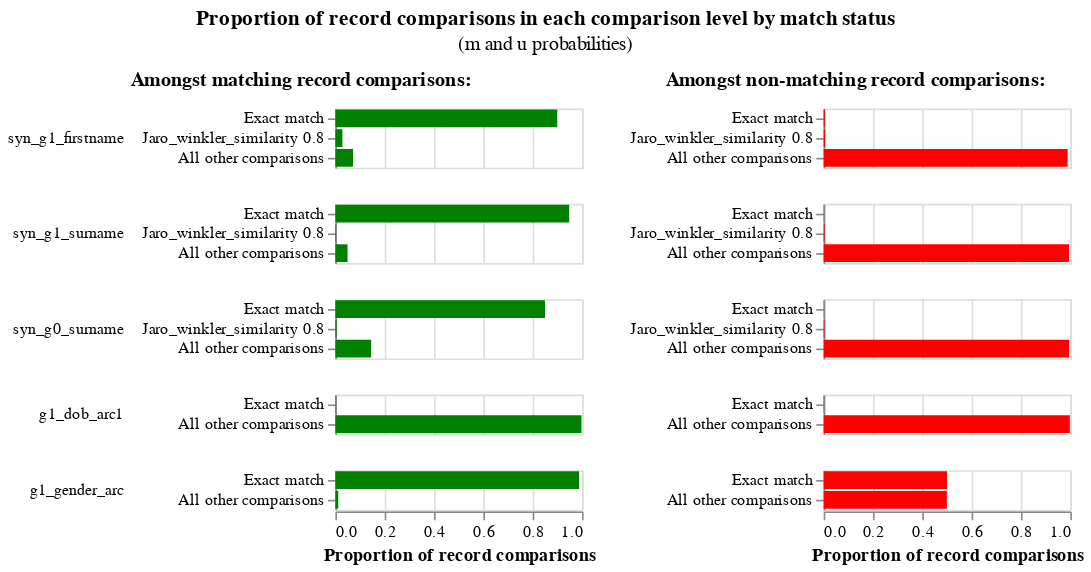

Write notebook code for a chart like this one.
### Code cell
linker.m_u_parameters_chart()

### Figure 1 — Vega-Lite specification as saved in the notebook (floating-point values rounded to 4 significant figures)
{"config": {"view": {"continuousWidth": 300, "continuousHeight": 300, "discreteHeight": 300, "discreteWidth": 400}, "header": {"title": null}, "title": {"anchor": "middle", "offset": 10}}, "hconcat": [{"mark": "bar", "encoding": {"color": {"value": "green"}, "row": {"field": "comparison_name", "header": {"labelAlign": "left", "labelAnchor": "middle", "labelAngle": 0}, "sort": {"field": "comparison_sort_order"}, "type": "nominal"}, "tooltip": [{"field": "m_probability_description", "title": "m probability description", "type": "nominal"}, {"field": "comparison_name", "title": "Comparison column name", "type": "nominal"}, {"field": "label_for_charts", "title": "Label", "type": "ordinal"}, {"field": "sql_condition", "title": "SQL condition", "type": "nominal"}, {"field": "m_probability", "format": ".4p", "title": "m probability", "type": "quantitative"}, {"field": "u_probability", "format": ".4p", "title": "u probability", "type": "quantitative"}, {"field": "bayes_factor", "format": ",.4f", "title": "Bayes factor = m/u", "type": "quantitative"}, {"field": "log2_bayes_factor", "format": ",.4f", "title": "Match weight = log2(m/u)", "type": "quantitative"}], "x": {"axis": {"title": "Proportion of record comparisons"}, "field": "m_probability", "type": "quantitative"}, "y": {"axis": {"title": null}, "field": "label_for_charts", "sort": {"field": "comparison_vector_value", "order": "descending"}, "type": "nominal"}}, "height": {"step": 12}, "resolve": {"scale": {"y": "independent"}}, "title": {"text": "Amongst matching record comparisons:", "fontSize": 12, "fontWeight": "bold"}, "transform": [{"filter": "(datum.bayes_factor != 'no-op filter due to vega lite issue 4680')"}], "width": 150}, {"mark": "bar", "encoding": {"color": {"value": "red"}, "row": {"field": "comparison_name", "header": {"labels": false}, "sort": {"field": "comparison_sort_order"}, "type": "nominal"}, "tooltip": [{"field": "u_probability_description", "title": "u probability description", "type": "nominal"}, {"field": "comparison_name", "title": "Comparison column name", "type": "nominal"}, {"field": "label_for_charts", "title": "Label", "type": "ordinal"}, {"field": "sql_condition", "title": "SQL condition", "type": "nominal"}, {"field": "m_probability", "format": ".4p", "title": "m probability", "type": "quantitative"}, {"field": "u_probability", "format": ".4p", "title": "u probability", "type": "quantitative"}, {"field": "bayes_factor", "format": ",.4f", "title": "Bayes factor = m/u", "type": "quantitative"}, {"field": "log2_bayes_factor", "format": ",.4f", "title": "Match weight = log2(m/u)", "type": "quantitative"}], "x": {"axis": {"title": "Proportion of record comparisons"}, "field": "u_probability", "type": "quantitative"}, "y": {"axis": {"title": null}, "field": "label_for_charts", "sort": {"field": "comparison_vector_value", "order": "descending"}, "type": "nominal"}}, "height": {"step": 12}, "resolve": {"scale": {"y": "independent"}}, "title": {"text": "Amongst non-matching record comparisons:", "fontSize": 12, "fontWeight": "bold"}, "transform": [{"filter": "(datum.bayes_factor != 'no-op filter2 due to vega lite issue 4680')"}], "width": 150}], "data": {"name": "data-9f76cd0b56b441fee545067d5f986752"}, "title": {"text": "Proportion of record comparisons in each comparison level by match status", "subtitle": "(m and u probabilities)"}, "$schema": "https://vega.github.io/schema/vega-lite/v5.9.3.json", "datasets": {"data-9f76cd0b56b441fee545067d5f986752": [{"comparison_name": "syn_g1_firstname", "sql_condition": "syn_g1_firstname_l = syn_g1_firstname_r", "label_for_charts": "Exact match", "m_probability": 0.8998, "u_probability": 0.004784, "m_probability_description": "Amongst matching record comparisons, 89.98% of records are in the exact match comparison level", "u_probability_description": "Amongst non-matching record comparisons, 0.48% of records are in the exact match comparison level", "has_tf_adjustments": false, "tf_adjustment_column": null, "tf_adjustment_weight": 1.0, "is_null_level": false, "bayes_factor": 188.1, "log2_bayes_factor": 7.555, "comparison_vector_value": 2, "max_comparison_vector_value": 2, "bayes_factor_description": "If comparison level is `exact match` then comparison is 188.09 times more likely to be a match", "probability_two_random_records_match": 7.53e-05, "comparison_sort_order": 0}, {"comparison_name": "syn_g1_firstname", "sql_condition": "jaro_winkler_similarity(\"syn_g1_firstname_l\", \"syn_g1_firstname_r\") >= 0.8", "label_for_charts": "Jaro_winkler_similarity 0.8", "m_probability": 0.02852, "u_probability": 0.005801, "m_probability_description": "Amongst matching record comparisons, 2.85% of records are in the jaro_winkler_similarity 0.8 comparison level", "u_probability_description": "Amongst non-matching record comparisons, 0.58% of records are in the jaro_winkler_similarity 0.8 comparison level", "has_tf_adjustments": false, "tf_adjustment_column": null, "tf_adjustment_weight": 1.0, "is_null_level": false, "bayes_factor": 4.916, "log2_bayes_factor": 2.298, "comparison_vector_value": 1, "max_comparison_vector_value": 2, "bayes_factor_description": "If comparison level is `jaro_winkler_similarity 0.8` then comparison is 4.92 times more likely to be a match", "probability_two_random_records_match": 7.53e-05, "comparison_sort_order": 0}, {"comparison_name": "syn_g1_firstname", "sql_condition": "ELSE", "label_for_charts": "All other comparisons", "m_probability": 0.07171, "u_probability": 0.9894, "m_probability_description": "Amongst matching record comparisons, 7.17% of records are in the all other comparisons comparison level", "u_probability_description": "Amongst non-matching record comparisons, 98.94% of records are in the all other comparisons comparison level", "has_tf_adjustments": false, "tf_adjustment_column": null, "tf_adjustment_weight": 1.0, "is_null_level": false, "bayes_factor": 0.07248, "log2_bayes_factor": -3.786, "comparison_vector_value": 0, "max_comparison_vector_value": 2, "bayes_factor_description": "If comparison level is `all other comparisons` then comparison is  13.80 times less likely to be a match", "probability_two_random_records_match": 7.53e-05, "comparison_sort_order": 0}, {"comparison_name": "syn_g1_surname", "sql_condition": "syn_g1_surname_l = syn_g1_surname_r", "label_for_charts": "Exact match", "m_probability": 0.9481, "u_probability": 0.00101, "m_probability_description": "Amongst matching record comparisons, 94.81% of records are in the exact match comparison level", "u_probability_description": "Amongst non-matching record comparisons, 0.10% of records are in the exact match comparison level", "has_tf_adjustments": false, "tf_adjustment_column": null, "tf_adjustment_weight": 1.0, "is_null_level": false, "bayes_factor": 938.4, "log2_bayes_factor": 9.874, "comparison_vector_value": 2, "max_comparison_vector_value": 2, "bayes_factor_description": "If comparison level is `exact match` then comparison is 938.36 times more likely to be a match", "probability_two_random_records_match": 7.53e-05, "comparison_sort_order": 1}, {"comparison_name": "syn_g1_surname", "sql_condition": "jaro_winkler_similarity(\"syn_g1_surname_l\", \"syn_g1_surname_r\") >= 0.8", "label_for_charts": "Jaro_winkler_similarity 0.8", "m_probability": 0.00256, "u_probability": 0.004007, "m_probability_description": "Amongst matching record comparisons, 0.26% of records are in the jaro_winkler_similarity 0.8 comparison level", "u_probability_description": "Amongst non-matching record comparisons, 0.40% of records are in the jaro_winkler_similarity 0.8 comparison level", "has_tf_adjustments": false, "tf_adjustment_column": null, "tf_adjustment_weight": 1.0, "is_null_level": false, "bayes_factor": 0.6389, "log2_bayes_factor": -0.6464, "comparison_vector_value": 1, "max_comparison_vector_value": 2, "bayes_factor_description": "If comparison level is `jaro_winkler_similarity 0.8` then comparison is  1.57 times less likely to be a match", "probability_two_random_records_match": 7.53e-05, "comparison_sort_order": 1}, {"comparison_name": "syn_g1_surname", "sql_condition": "ELSE", "label_for_charts": "All other comparisons", "m_probability": 0.04932, "u_probability": 0.995, "m_probability_description": "Amongst matching record comparisons, 4.93% of records are in the all other comparisons comparison level", "u_probability_description": "Amongst non-matching record comparisons, 99.50% of records are in the all other comparisons comparison level", "has_tf_adjustments": false, "tf_adjustment_column": null, "tf_adjustment_weight": 1.0, "is_null_level": false, "bayes_factor": 0.04957, "log2_bayes_factor": -4.334, "comparison_vector_value": 0, "max_comparison_vector_value": 2, "bayes_factor_description": "If comparison level is `all other comparisons` then comparison is  20.17 times less likely to be a match", "probability_two_random_records_match": 7.53e-05, "comparison_sort_order": 1}, {"comparison_name": "syn_g0_surname", "sql_condition": "syn_g0_surname_l = syn_g0_surname_r", "label_for_charts": "Exact match", "m_probability": 0.8501, "u_probability": 0.0008413, "m_probability_description": "Amongst matching record comparisons, 85.01% of records are in the exact match comparison level", "u_probability_description": "Amongst non-matching record comparisons, 0.08% of records are in the exact match comparison level", "has_tf_adjustments": false, "tf_adjustment_column": null, "tf_adjustment_weight": 1.0, "is_null_level": false, "bayes_factor": 1010.0, "log2_bayes_factor": 9.981, "comparison_vector_value": 2, "max_comparison_vector_value": 2, "bayes_factor_description": "If comparison level is `exact match` then comparison is 1,010.39 times more likely to be a match", "probability_two_random_records_match": 7.53e-05, "comparison_sort_order": 2}, {"comparison_name": "syn_g0_surname", "sql_condition": "jaro_winkler_similarity(\"syn_g0_surname_l\", \"syn_g0_surname_r\") >= 0.8", "label_for_charts": "Jaro_winkler_similarity 0.8", "m_probability": 0.004894, "u_probability": 0.003518, "m_probability_description": "Amongst matching record comparisons, 0.49% of records are in the jaro_winkler_similarity 0.8 comparison level", "u_probability_description": "Amongst non-matching record comparisons, 0.35% of records are in the jaro_winkler_similarity 0.8 comparison level", "has_tf_adjustments": false, "tf_adjustment_column": null, "tf_adjustment_weight": 1.0, "is_null_level": false, "bayes_factor": 1.391, "log2_bayes_factor": 0.4763, "comparison_vector_value": 1, "max_comparison_vector_value": 2, "bayes_factor_description": "If comparison level is `jaro_winkler_similarity 0.8` then comparison is 1.39 times more likely to be a match", "probability_two_random_records_match": 7.53e-05, "comparison_sort_order": 2}, {"comparison_name": "syn_g0_surname", "sql_condition": "ELSE", "label_for_charts": "All other comparisons", "m_probability": 0.145, "u_probability": 0.9956, "m_probability_description": "Amongst matching record comparisons, 14.50% of records are in the all other comparisons comparison level", "u_probability_description": "Amongst non-matching record comparisons, 99.56% of records are in the all other comparisons comparison level", "has_tf_adjustments": false, "tf_adjustment_column": null, "tf_adjustment_weight": 1.0, "is_null_level": false, "bayes_factor": 0.1457, "log2_bayes_factor": -2.779, "comparison_vector_value": 0, "max_comparison_vector_value": 2, "bayes_factor_description": "If comparison level is `all other comparisons` then comparison is  6.87 times less likely to be a match", "probability_two_random_records_match": 7.53e-05, "comparison_sort_order": 2}, {"comparison_name": "g1_dob_arc1", "sql_condition": "\"g1_dob_arc1_l\" = \"g1_dob_arc1_r\"", "label_for_charts": "Exact match", "m_probability": 0.002033, "u_probability": 0.001634, "m_probability_description": "Amongst matching record comparisons, 0.20% of records are in the exact match comparison level", "u_probability_description": "Amongst non-matching record comparisons, 0.16% of records are in the exact match comparison level", "has_tf_adjustments": false, "tf_adjustment_column": null, "tf_adjustment_weight": 1.0, "is_null_level": false, "bayes_factor": 1.244, "log2_bayes_factor": 0.3148, "comparison_vector_value": 1, "max_comparison_vector_value": 1, "bayes_factor_description": "If comparison level is `exact match` then comparison is 1.24 times more likely to be a match", "probability_two_random_records_match": 7.53e-05, "comparison_sort_order": 3}, {"comparison_name": "g1_dob_arc1", "sql_condition": "ELSE", "label_for_charts": "All other comparisons", "m_probability": 0.998, "u_probability": 0.9984, "m_probability_description": "Amongst matching record comparisons, 99.80% of records are in the all other comparisons comparison level", "u_probability_description": "Amongst non-matching record comparisons, 99.84% of records are in the all other comparisons comparison level", "has_tf_adjustments": false, "tf_adjustment_column": null, "tf_adjustment_weight": 1.0, "is_null_level": false, "bayes_factor": 0.9996, "log2_bayes_factor": -0.0005761, "comparison_vector_value": 0, "max_comparison_vector_value": 1, "bayes_factor_description": "If comparison level is `all other comparisons` then comparison is  1.00 times less likely to be a match", "probability_two_random_records_match": 7.53e-05, "comparison_sort_order": 3}, {"comparison_name": "g1_gender_arc", "sql_condition": "\"g1_gender_arc_l\" = \"g1_gender_arc_r\"", "label_for_charts": "Exact match", "m_probability": 0.9883, "u_probability": 0.5003, "m_probability_description": "Amongst matching record comparisons, 98.83% of records are in the exact match comparison level", "u_probability_description": "Amongst non-matching record comparisons, 50.03% of records are in the exact match comparison level", "has_tf_adjustments": false, "tf_adjustment_column": null, "tf_adjustment_weight": 1.0, "is_null_level": false, "bayes_factor": 1.975, "log2_bayes_factor": 0.9822, "comparison_vector_value": 1, "max_comparison_vector_value": 1, "bayes_factor_description": "If comparison level is `exact match` then comparison is 1.98 times more likely to be a match", "probability_two_random_records_match": 7.53e-05, "comparison_sort_order": 4}, {"comparison_name": "g1_gender_arc", "sql_condition": "ELSE", "label_for_charts": "All other comparisons", "m_probability": 0.01175, "u_probability": 0.4997, "m_probability_description": "Amongst matching record comparisons, 1.17% of records are in the all other comparisons comparison level", "u_probability_description": "Amongst non-matching record comparisons, 49.97% of records are in the all other comparisons comparison level", "has_tf_adjustments": false, "tf_adjustment_column": null, "tf_adjustment_weight": 1.0, "is_null_level": false, "bayes_factor": 0.0235, "log2_bayes_factor": -5.411, "comparison_vector_value": 0, "max_comparison_vector_value": 1, "bayes_factor_description": "If comparison level is `all other comparisons` then comparison is  42.54 times less likely to be a match", "probability_two_random_records_match": 7.53e-05, "comparison_sort_order": 4}]}}
